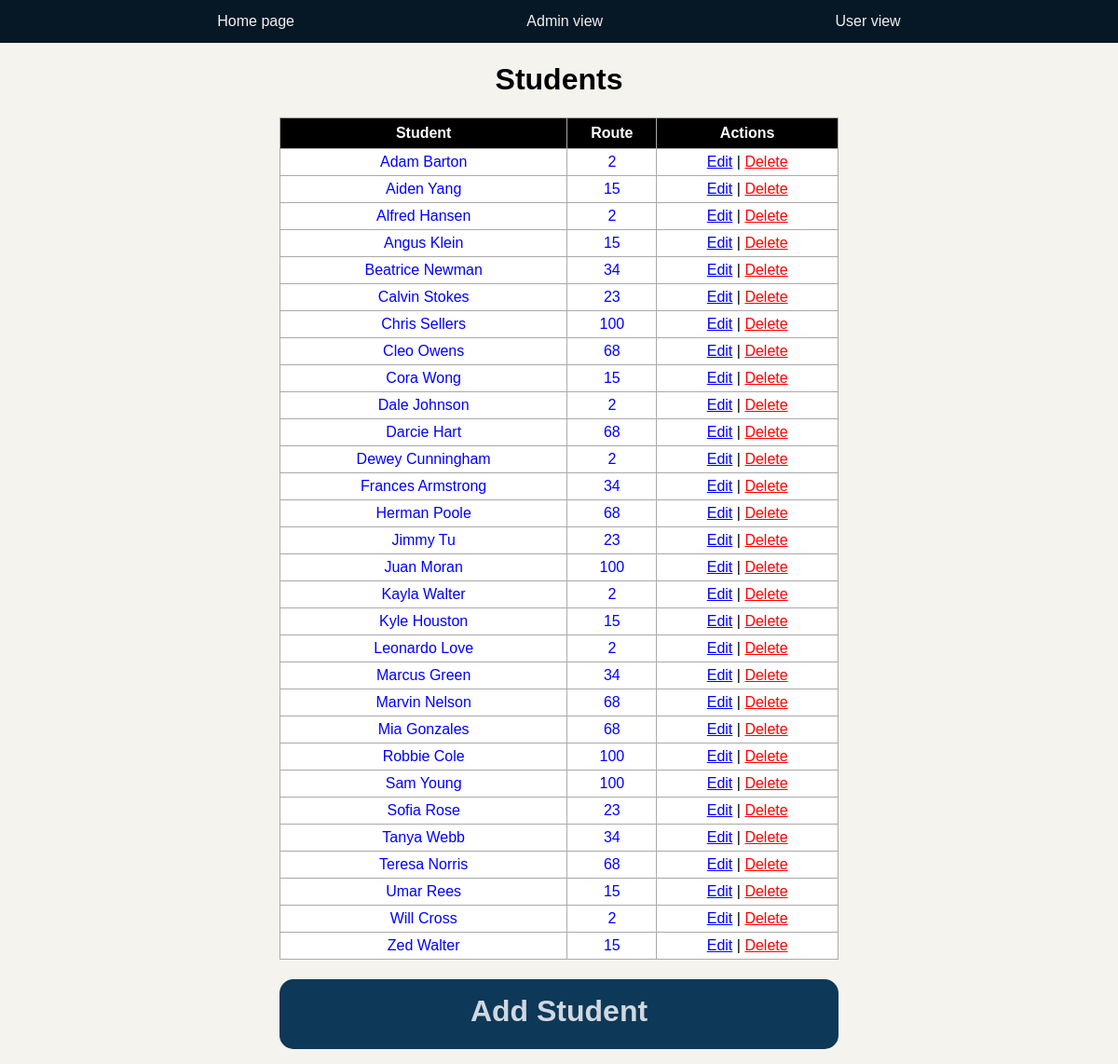
/students, run on the app's committed database.
### Project.py (models this page shows, shortened)
class Student(db.Model):
    id = db.Column(db.Integer, primary_key=True)
    first_name = db.Column(db.String(100), nullable=False)
    last_name = db.Column(db.String(100), nullable=False)
    on_bus = db.Column(db.Boolean, nullable=False)
    dob = db.Column(db.Date, nullable=False)
    conditions = db.Column(db.String(500))
    contact_info = db.Column(db.Integer)
    route_id = db.Column(db.Integer, db.ForeignKey('route.id'))

class Route(db.Model):
    id = db.Column(db.Integer, primary_key=True)
    route = db.Column(db.Integer, nullable=False)
    driver_id = db.Column(db.Integer, db.ForeignKey('driver.id'))
    students = db.relationship('Student')

### Project.py (the view)
@app.route('/students', methods=['GET'])
def display_students():
    student = Student.query.order_by(Student.first_name).all()
    routes = {}
    query = Route.query.all()
    for route in query:
        routes[route.id] = route
    return render_template('students.html', students=student, routes=routes)

### templates/students.html (shortened to what this page needs)
{% extends 'base.html' %}
{% block body %}
<div class="content">
    <h1 style="text-align: center">Students</h1>
    {% if students|length < 1%}
    <h4 style="text-align: center">There are no students. Please add one below!</h4>
    {% else %}
    <table class="table">
        <tr class="header">
            <th>Student</th>
            <th>Route</th>
            <th>Actions</th>
        </tr>
        {% for student in students %}
            <tr>
                <td>
                    <a class="linkable" href="/studentexpanded/{{student.id}}">{{ student.first_name }} {{ student.last_name }}</a>
                </td>
                <td>
                    <a class="linkable" href="/routesexpanded/{{student.route_id}}">{{ routes[student.route_id].route }}</a>
                </td>
                <td>
                    <a class="edit"href="/editstudent/{{student.id}}">Edit</a>
                    <a> | </a>
                    <a class="delete" href="/removestudent/{{student.id}}">Delete</a>
                </td>
            </tr>
        {% endfor %}
    </table>
    {% endif %}
    <div class="addbutton" onclick="reroute('addstudent')">
        <h1 class="buttontext"> Add Student</h1>
    </div>
</div>
{% endblock %}

### templates/base.html (shortened to what this page needs)
<!DOCTYPE html>
<html lang="en">
<head>
    <link rel="stylesheet" href="{{ url_for('static', filename='css/main.css') }}">
</head>
<body>
    <div class="navbar">
        <nav class="navclass">
            <li><a href="/">Home page</a></li>
            <li><a href="/admin">Admin view</a></li>
            <li><a href="/user">User view</a></li>
        </nav>
    </div>
    {% block body %}{% endblock %}
</body>
</html>

### static/css/main.css (style rules this page uses)
body, html { margin: 0; font-family: sans-serif; display: grid; background-color : #F4F3EE; }
.content { margin: 0 auto; width: 600px; }
table, td, th { border: 1px solid #aaa; }
table { border-collapse: collapse; width: 100%; background-color: white; }
th { height: 30px; }
.header { background-color: black; color: white; }
.edit { color: blue; }
.delete { color: red; }
.linkable { color: blue; text-decoration: none; }
td { text-align: center; padding: 5px; }
.addbutton { cursor: pointer; width: 600px; height: 75px; background-color: #0E3858; color: rgba(255, 255, 255, 0.808); margin-top: 1em; margin-bottom: 1em; border-radius: 15px; }
.buttontext { text-align: center; padding-top: .5em; padding-bottom: .5em; }
.navbar { overflow: hidden; background-color: #061826; list-style: none; margin: 0; }
.navclass { display: flex; flex-direction:row; justify-content: space-evenly; }
.navbar a { display: block; color: #f2f2f2; text-align: center; padding: 14px 16px; text-decoration: none; }

### data on the page
Student: first_name "Adam", last_name "Barton"
Route: route "2"
Student: first_name "Aiden", last_name "Yang"
Route: route "15"
Student: first_name "Alfred", last_name "Hansen"
Student: first_name "Angus", last_name "Klein"
Student: first_name "Beatrice", last_name "Newman"
Route: route "34"
Student: first_name "Calvin", last_name "Stokes"
Route: route "23"
Student: first_name "Chris", last_name "Sellers"
Route: route "100"
Student: first_name "Cleo", last_name "Owens"
Route: route "68"
Student: first_name "Cora", last_name "Wong"
Student: first_name "Dale", last_name "Johnson"
Student: first_name "Darcie", last_name "Hart"
Student: first_name "Dewey", last_name "Cunningham"
Student: first_name "Frances", last_name "Armstrong"
Student: first_name "Herman", last_name "Poole"
Student: first_name "Jimmy", last_name "Tu"
Student: first_name "Juan", last_name "Moran"
Student: first_name "Kayla", last_name "Walter"
Student: first_name "Kyle", last_name "Houston"
Student: first_name "Leonardo", last_name "Love"
Student: first_name "Marcus", last_name "Green"
Student: first_name "Marvin", last_name "Nelson"
Student: first_name "Mia", last_name "Gonzales"
Student: first_name "Robbie", last_name "Cole"
Student: first_name "Sam", last_name "Young"
Student: first_name "Sofia", last_name "Rose"
Student: first_name "Tanya", last_name "Webb"
Student: first_name "Teresa", last_name "Norris"
Student: first_name "Umar", last_name "Rees"
Student: first_name "Will", last_name "Cross"
Student: first_name "Zed", last_name "Walter"
